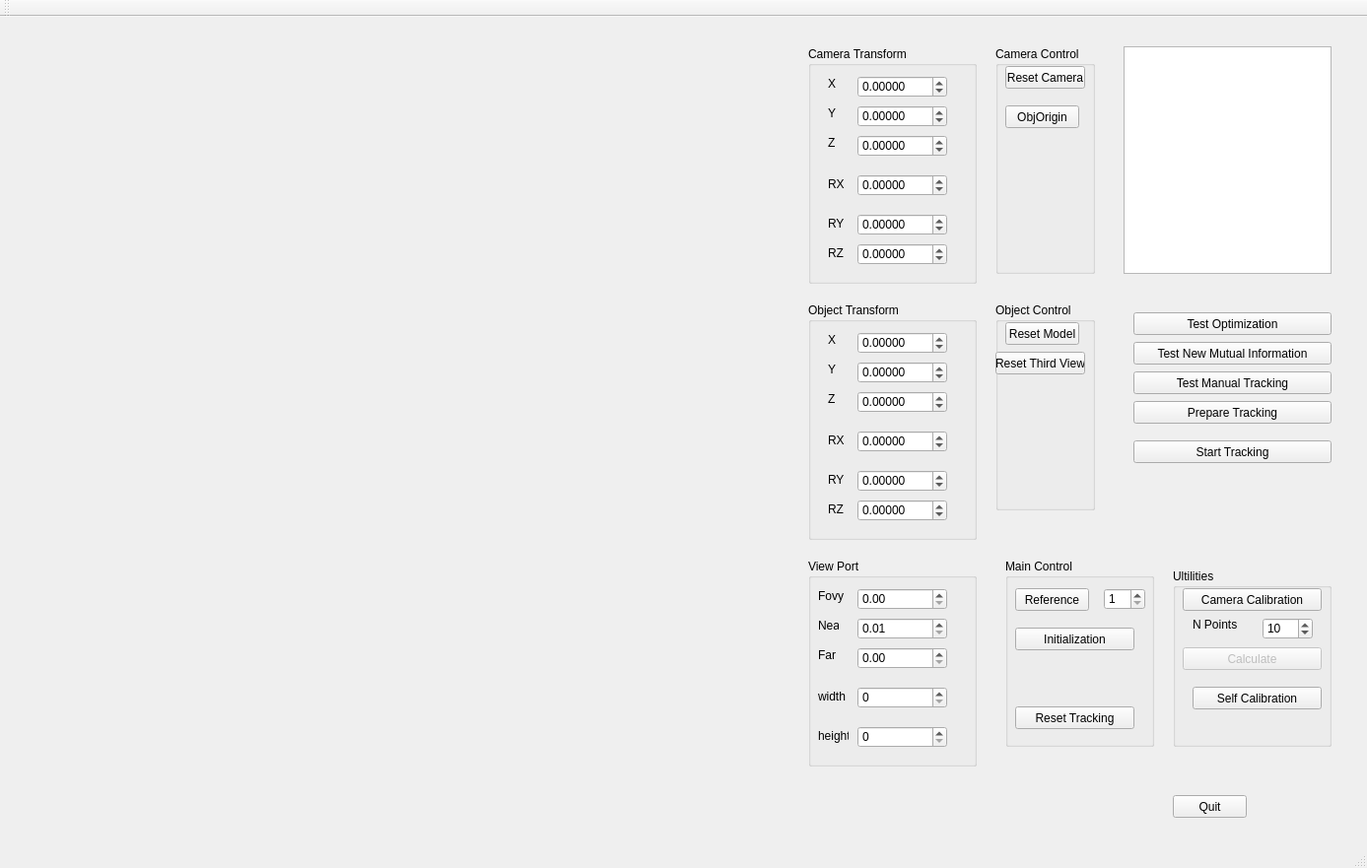
<?xml version="1.0" encoding="UTF-8"?>
<ui version="4.0">
 <class>ERCP2v2Class</class>
 <widget class="QMainWindow" name="ERCP2v2Class">
  <property name="geometry">
   <rect>
    <x>0</x>
    <y>0</y>
    <width>1387</width>
    <height>881</height>
   </rect>
  </property>
  <property name="windowTitle">
   <string>ERCP2v2</string>
  </property>
  <property name="windowIcon">
   <iconset>
    <normaloff>../../../.designer/backup/data/n2t.jpg</normaloff>../../../.designer/backup/data/n2t.jpg</iconset>
  </property>
  <widget class="QWidget" name="centralWidget">
   <widget class="OpenglPanel" name="widget" native="true">
    <property name="geometry">
     <rect>
      <x>30</x>
      <y>20</y>
      <width>626</width>
      <height>626</height>
     </rect>
    </property>
   </widget>
   <widget class="QGroupBox" name="groupBox">
    <property name="geometry">
     <rect>
      <x>820</x>
      <y>30</y>
      <width>171</width>
      <height>241</height>
     </rect>
    </property>
    <property name="title">
     <string>Camera Transform</string>
    </property>
    <widget class="QDoubleSpinBox" name="doubleSpinBoxCamPosX">
     <property name="geometry">
      <rect>
       <x>50</x>
       <y>30</y>
       <width>91</width>
       <height>22</height>
      </rect>
     </property>
     <property name="decimals">
      <number>5</number>
     </property>
     <property name="minimum">
      <double>-10000.000000000000000</double>
     </property>
     <property name="maximum">
      <double>10000.000000000000000</double>
     </property>
    </widget>
    <widget class="QLabel" name="label">
     <property name="geometry">
      <rect>
       <x>20</x>
       <y>30</y>
       <width>21</width>
       <height>16</height>
      </rect>
     </property>
     <property name="text">
      <string>X</string>
     </property>
    </widget>
    <widget class="QDoubleSpinBox" name="doubleSpinBoxCamPosY">
     <property name="geometry">
      <rect>
       <x>50</x>
       <y>60</y>
       <width>91</width>
       <height>22</height>
      </rect>
     </property>
     <property name="decimals">
      <number>5</number>
     </property>
     <property name="minimum">
      <double>-10000.000000000000000</double>
     </property>
     <property name="maximum">
      <double>10000.000000000000000</double>
     </property>
    </widget>
    <widget class="QLabel" name="label_2">
     <property name="geometry">
      <rect>
       <x>20</x>
       <y>60</y>
       <width>21</width>
       <height>16</height>
      </rect>
     </property>
     <property name="text">
      <string>Y</string>
     </property>
    </widget>
    <widget class="QDoubleSpinBox" name="doubleSpinBoxCamPosZ">
     <property name="geometry">
      <rect>
       <x>50</x>
       <y>90</y>
       <width>91</width>
       <height>22</height>
      </rect>
     </property>
     <property name="decimals">
      <number>5</number>
     </property>
     <property name="minimum">
      <double>-10000.000000000000000</double>
     </property>
     <property name="maximum">
      <double>10000.000000000000000</double>
     </property>
    </widget>
    <widget class="QLabel" name="label_3">
     <property name="geometry">
      <rect>
       <x>20</x>
       <y>90</y>
       <width>21</width>
       <height>16</height>
      </rect>
     </property>
     <property name="text">
      <string>Z</string>
     </property>
    </widget>
    <widget class="QDoubleSpinBox" name="doubleSpinBoxCamAngX">
     <property name="geometry">
      <rect>
       <x>50</x>
       <y>130</y>
       <width>91</width>
       <height>22</height>
      </rect>
     </property>
     <property name="decimals">
      <number>5</number>
     </property>
     <property name="minimum">
      <double>-10000.000000000000000</double>
     </property>
     <property name="maximum">
      <double>10000.000000000000000</double>
     </property>
    </widget>
    <widget class="QLabel" name="label_4">
     <property name="geometry">
      <rect>
       <x>20</x>
       <y>130</y>
       <width>21</width>
       <height>20</height>
      </rect>
     </property>
     <property name="text">
      <string>RX</string>
     </property>
    </widget>
    <widget class="QLabel" name="label_5">
     <property name="geometry">
      <rect>
       <x>20</x>
       <y>170</y>
       <width>21</width>
       <height>20</height>
      </rect>
     </property>
     <property name="text">
      <string>RY</string>
     </property>
    </widget>
    <widget class="QDoubleSpinBox" name="doubleSpinBoxCamAngY">
     <property name="geometry">
      <rect>
       <x>50</x>
       <y>170</y>
       <width>91</width>
       <height>22</height>
      </rect>
     </property>
     <property name="decimals">
      <number>5</number>
     </property>
     <property name="minimum">
      <double>-10000.000000000000000</double>
     </property>
     <property name="maximum">
      <double>10000.000000000000000</double>
     </property>
    </widget>
    <widget class="QLabel" name="label_6">
     <property name="geometry">
      <rect>
       <x>20</x>
       <y>200</y>
       <width>21</width>
       <height>20</height>
      </rect>
     </property>
     <property name="text">
      <string>RZ</string>
     </property>
    </widget>
    <widget class="QDoubleSpinBox" name="doubleSpinBoxCamAngZ">
     <property name="geometry">
      <rect>
       <x>50</x>
       <y>200</y>
       <width>91</width>
       <height>22</height>
      </rect>
     </property>
     <property name="decimals">
      <number>5</number>
     </property>
     <property name="minimum">
      <double>-10000.000000000000000</double>
     </property>
     <property name="maximum">
      <double>10000.000000000000000</double>
     </property>
    </widget>
   </widget>
   <widget class="QGroupBox" name="groupBox_2">
    <property name="geometry">
     <rect>
      <x>820</x>
      <y>290</y>
      <width>171</width>
      <height>241</height>
     </rect>
    </property>
    <property name="title">
     <string>Object Transform</string>
    </property>
    <widget class="QDoubleSpinBox" name="doubleSpinBoxObjPosX">
     <property name="geometry">
      <rect>
       <x>50</x>
       <y>30</y>
       <width>91</width>
       <height>22</height>
      </rect>
     </property>
     <property name="decimals">
      <number>5</number>
     </property>
     <property name="minimum">
      <double>-10000.000000000000000</double>
     </property>
     <property name="maximum">
      <double>10000.000000000000000</double>
     </property>
    </widget>
    <widget class="QLabel" name="label_7">
     <property name="geometry">
      <rect>
       <x>20</x>
       <y>30</y>
       <width>21</width>
       <height>16</height>
      </rect>
     </property>
     <property name="text">
      <string>X</string>
     </property>
    </widget>
    <widget class="QDoubleSpinBox" name="doubleSpinBoxObjPosY">
     <property name="geometry">
      <rect>
       <x>50</x>
       <y>60</y>
       <width>91</width>
       <height>22</height>
      </rect>
     </property>
     <property name="decimals">
      <number>5</number>
     </property>
     <property name="minimum">
      <double>-10000.000000000000000</double>
     </property>
     <property name="maximum">
      <double>10000.000000000000000</double>
     </property>
    </widget>
    <widget class="QLabel" name="label_8">
     <property name="geometry">
      <rect>
       <x>20</x>
       <y>60</y>
       <width>21</width>
       <height>16</height>
      </rect>
     </property>
     <property name="text">
      <string>Y</string>
     </property>
    </widget>
    <widget class="QDoubleSpinBox" name="doubleSpinBoxObjPosZ">
     <property name="geometry">
      <rect>
       <x>50</x>
       <y>90</y>
       <width>91</width>
       <height>22</height>
      </rect>
     </property>
     <property name="decimals">
      <number>5</number>
     </property>
     <property name="minimum">
      <double>-10000.000000000000000</double>
     </property>
     <property name="maximum">
      <double>10000.000000000000000</double>
     </property>
    </widget>
    <widget class="QLabel" name="label_9">
     <property name="geometry">
      <rect>
       <x>20</x>
       <y>90</y>
       <width>21</width>
       <height>16</height>
      </rect>
     </property>
     <property name="text">
      <string>Z</string>
     </property>
    </widget>
    <widget class="QDoubleSpinBox" name="doubleSpinBoxObjAngX">
     <property name="geometry">
      <rect>
       <x>50</x>
       <y>130</y>
       <width>91</width>
       <height>22</height>
      </rect>
     </property>
     <property name="decimals">
      <number>5</number>
     </property>
     <property name="minimum">
      <double>-10000.000000000000000</double>
     </property>
     <property name="maximum">
      <double>10000.000000000000000</double>
     </property>
    </widget>
    <widget class="QLabel" name="label_10">
     <property name="geometry">
      <rect>
       <x>20</x>
       <y>130</y>
       <width>21</width>
       <height>20</height>
      </rect>
     </property>
     <property name="text">
      <string>RX</string>
     </property>
    </widget>
    <widget class="QLabel" name="label_11">
     <property name="geometry">
      <rect>
       <x>20</x>
       <y>170</y>
       <width>21</width>
       <height>20</height>
      </rect>
     </property>
     <property name="text">
      <string>RY</string>
     </property>
    </widget>
    <widget class="QDoubleSpinBox" name="doubleSpinBoxObjAngY">
     <property name="geometry">
      <rect>
       <x>50</x>
       <y>170</y>
       <width>91</width>
       <height>22</height>
      </rect>
     </property>
     <property name="decimals">
      <number>5</number>
     </property>
     <property name="minimum">
      <double>-10000.000000000000000</double>
     </property>
     <property name="maximum">
      <double>10000.000000000000000</double>
     </property>
    </widget>
    <widget class="QLabel" name="label_12">
     <property name="geometry">
      <rect>
       <x>20</x>
       <y>200</y>
       <width>21</width>
       <height>20</height>
      </rect>
     </property>
     <property name="text">
      <string>RZ</string>
     </property>
    </widget>
    <widget class="QDoubleSpinBox" name="doubleSpinBoxObjAngZ">
     <property name="geometry">
      <rect>
       <x>50</x>
       <y>200</y>
       <width>91</width>
       <height>22</height>
      </rect>
     </property>
     <property name="correctionMode">
      <enum>QAbstractSpinBox::CorrectToPreviousValue</enum>
     </property>
     <property name="decimals">
      <number>5</number>
     </property>
     <property name="minimum">
      <double>-10000.000000000000000</double>
     </property>
     <property name="maximum">
      <double>10000.000000000000000</double>
     </property>
    </widget>
   </widget>
   <widget class="QGroupBox" name="groupBox_3">
    <property name="geometry">
     <rect>
      <x>820</x>
      <y>550</y>
      <width>171</width>
      <height>211</height>
     </rect>
    </property>
    <property name="title">
     <string>View Port</string>
    </property>
    <widget class="QDoubleSpinBox" name="doubleSpinBoxFovy">
     <property name="geometry">
      <rect>
       <x>50</x>
       <y>30</y>
       <width>91</width>
       <height>22</height>
      </rect>
     </property>
    </widget>
    <widget class="QLabel" name="label_13">
     <property name="geometry">
      <rect>
       <x>10</x>
       <y>30</y>
       <width>31</width>
       <height>16</height>
      </rect>
     </property>
     <property name="text">
      <string>Fovy</string>
     </property>
    </widget>
    <widget class="QDoubleSpinBox" name="doubleSpinBoxNear">
     <property name="geometry">
      <rect>
       <x>50</x>
       <y>60</y>
       <width>91</width>
       <height>22</height>
      </rect>
     </property>
     <property name="minimum">
      <double>0.010000000000000</double>
     </property>
    </widget>
    <widget class="QLabel" name="label_14">
     <property name="geometry">
      <rect>
       <x>10</x>
       <y>60</y>
       <width>21</width>
       <height>16</height>
      </rect>
     </property>
     <property name="text">
      <string>Near</string>
     </property>
    </widget>
    <widget class="QDoubleSpinBox" name="doubleSpinBoxFar">
     <property name="geometry">
      <rect>
       <x>50</x>
       <y>90</y>
       <width>91</width>
       <height>22</height>
      </rect>
     </property>
     <property name="maximum">
      <double>10000.000000000000000</double>
     </property>
    </widget>
    <widget class="QLabel" name="label_15">
     <property name="geometry">
      <rect>
       <x>10</x>
       <y>90</y>
       <width>21</width>
       <height>16</height>
      </rect>
     </property>
     <property name="text">
      <string>Far</string>
     </property>
    </widget>
    <widget class="QLabel" name="label_16">
     <property name="geometry">
      <rect>
       <x>10</x>
       <y>130</y>
       <width>31</width>
       <height>20</height>
      </rect>
     </property>
     <property name="text">
      <string>width</string>
     </property>
    </widget>
    <widget class="QLabel" name="label_17">
     <property name="geometry">
      <rect>
       <x>10</x>
       <y>170</y>
       <width>31</width>
       <height>20</height>
      </rect>
     </property>
     <property name="text">
      <string>height</string>
     </property>
    </widget>
    <widget class="QSpinBox" name="spinBoxWidth">
     <property name="geometry">
      <rect>
       <x>50</x>
       <y>130</y>
       <width>91</width>
       <height>22</height>
      </rect>
     </property>
     <property name="maximum">
      <number>3000</number>
     </property>
    </widget>
    <widget class="QSpinBox" name="spinBoxHeight">
     <property name="geometry">
      <rect>
       <x>50</x>
       <y>170</y>
       <width>91</width>
       <height>22</height>
      </rect>
     </property>
     <property name="maximum">
      <number>3000</number>
     </property>
    </widget>
   </widget>
   <widget class="QPushButton" name="pushButton">
    <property name="geometry">
     <rect>
      <x>1190</x>
      <y>790</y>
      <width>75</width>
      <height>23</height>
     </rect>
    </property>
    <property name="text">
     <string>Quit</string>
    </property>
   </widget>
   <widget class="QGroupBox" name="groupBox_4">
    <property name="geometry">
     <rect>
      <x>1010</x>
      <y>30</y>
      <width>101</width>
      <height>231</height>
     </rect>
    </property>
    <property name="title">
     <string>Camera Control</string>
    </property>
    <widget class="QPushButton" name="pushButtonResetCamera">
     <property name="geometry">
      <rect>
       <x>10</x>
       <y>20</y>
       <width>81</width>
       <height>23</height>
      </rect>
     </property>
     <property name="text">
      <string>Reset Camera</string>
     </property>
    </widget>
    <widget class="QPushButton" name="pushButtonObjOrigin">
     <property name="geometry">
      <rect>
       <x>10</x>
       <y>60</y>
       <width>75</width>
       <height>23</height>
      </rect>
     </property>
     <property name="text">
      <string>ObjOrigin</string>
     </property>
    </widget>
   </widget>
   <widget class="QGroupBox" name="groupBox_5">
    <property name="geometry">
     <rect>
      <x>1010</x>
      <y>290</y>
      <width>101</width>
      <height>211</height>
     </rect>
    </property>
    <property name="title">
     <string>Object Control</string>
    </property>
    <widget class="QPushButton" name="pushButtonResetModelMatrix">
     <property name="geometry">
      <rect>
       <x>10</x>
       <y>20</y>
       <width>75</width>
       <height>23</height>
      </rect>
     </property>
     <property name="text">
      <string>Reset Model</string>
     </property>
    </widget>
    <widget class="QPushButton" name="pushButton_2">
     <property name="geometry">
      <rect>
       <x>0</x>
       <y>50</y>
       <width>91</width>
       <height>23</height>
      </rect>
     </property>
     <property name="text">
      <string>Reset Third View</string>
     </property>
    </widget>
   </widget>
   <widget class="QGroupBox" name="groupBox_6">
    <property name="geometry">
     <rect>
      <x>1020</x>
      <y>550</y>
      <width>151</width>
      <height>191</height>
     </rect>
    </property>
    <property name="title">
     <string>Main Control</string>
    </property>
    <widget class="QPushButton" name="pushButtonInitialization">
     <property name="geometry">
      <rect>
       <x>10</x>
       <y>70</y>
       <width>121</width>
       <height>23</height>
      </rect>
     </property>
     <property name="text">
      <string>Initialization</string>
     </property>
    </widget>
    <widget class="QPushButton" name="pushButtonReference">
     <property name="geometry">
      <rect>
       <x>10</x>
       <y>30</y>
       <width>75</width>
       <height>23</height>
      </rect>
     </property>
     <property name="text">
      <string>Reference</string>
     </property>
    </widget>
    <widget class="QSpinBox" name="spinBox">
     <property name="geometry">
      <rect>
       <x>100</x>
       <y>30</y>
       <width>42</width>
       <height>22</height>
      </rect>
     </property>
     <property name="minimum">
      <number>1</number>
     </property>
     <property name="maximum">
      <number>3</number>
     </property>
    </widget>
    <widget class="QPushButton" name="pushButtonResetTracking">
     <property name="geometry">
      <rect>
       <x>10</x>
       <y>150</y>
       <width>121</width>
       <height>23</height>
      </rect>
     </property>
     <property name="text">
      <string>Reset Tracking</string>
     </property>
    </widget>
   </widget>
   <widget class="QGroupBox" name="groupBox_7">
    <property name="geometry">
     <rect>
      <x>1190</x>
      <y>560</y>
      <width>161</width>
      <height>181</height>
     </rect>
    </property>
    <property name="title">
     <string>Ultilities</string>
    </property>
    <widget class="QPushButton" name="pushButtonCalibration">
     <property name="geometry">
      <rect>
       <x>10</x>
       <y>20</y>
       <width>141</width>
       <height>23</height>
      </rect>
     </property>
     <property name="text">
      <string>Camera Calibration</string>
     </property>
    </widget>
    <widget class="QSpinBox" name="spinBoxNpointsCalibration">
     <property name="geometry">
      <rect>
       <x>91</x>
       <y>50</y>
       <width>51</width>
       <height>22</height>
      </rect>
     </property>
     <property name="minimum">
      <number>5</number>
     </property>
     <property name="singleStep">
      <number>10</number>
     </property>
     <property name="value">
      <number>10</number>
     </property>
    </widget>
    <widget class="QLabel" name="label_18">
     <property name="geometry">
      <rect>
       <x>20</x>
       <y>50</y>
       <width>46</width>
       <height>13</height>
      </rect>
     </property>
     <property name="text">
      <string>N Points</string>
     </property>
    </widget>
    <widget class="QPushButton" name="pushButtonCalculateCalibration">
     <property name="enabled">
      <bool>false</bool>
     </property>
     <property name="geometry">
      <rect>
       <x>10</x>
       <y>80</y>
       <width>141</width>
       <height>23</height>
      </rect>
     </property>
     <property name="text">
      <string>Calculate</string>
     </property>
    </widget>
    <widget class="QPushButton" name="pushButtonSelfCalibration">
     <property name="geometry">
      <rect>
       <x>20</x>
       <y>120</y>
       <width>131</width>
       <height>23</height>
      </rect>
     </property>
     <property name="text">
      <string>Self Calibration</string>
     </property>
    </widget>
   </widget>
   <widget class="QTextEdit" name="textEditCommand">
    <property name="geometry">
     <rect>
      <x>1140</x>
      <y>30</y>
      <width>211</width>
      <height>231</height>
     </rect>
    </property>
   </widget>
   <widget class="QPushButton" name="pushButtonTestOptimization">
    <property name="geometry">
     <rect>
      <x>1150</x>
      <y>300</y>
      <width>201</width>
      <height>23</height>
     </rect>
    </property>
    <property name="text">
     <string>Test Optimization</string>
    </property>
   </widget>
   <widget class="QPushButton" name="pushButtonTestMI">
    <property name="geometry">
     <rect>
      <x>1150</x>
      <y>330</y>
      <width>201</width>
      <height>23</height>
     </rect>
    </property>
    <property name="text">
     <string>Test New Mutual Information</string>
    </property>
   </widget>
   <widget class="QPushButton" name="pushButtonTestManualTracking">
    <property name="geometry">
     <rect>
      <x>1150</x>
      <y>360</y>
      <width>201</width>
      <height>23</height>
     </rect>
    </property>
    <property name="text">
     <string>Test Manual Tracking</string>
    </property>
   </widget>
   <widget class="QPushButton" name="pushButtonPrepareTracking">
    <property name="geometry">
     <rect>
      <x>1150</x>
      <y>390</y>
      <width>201</width>
      <height>23</height>
     </rect>
    </property>
    <property name="text">
     <string>Prepare Tracking</string>
    </property>
   </widget>
   <widget class="QPushButton" name="pushButtonStartTracking">
    <property name="geometry">
     <rect>
      <x>1150</x>
      <y>430</y>
      <width>201</width>
      <height>23</height>
     </rect>
    </property>
    <property name="text">
     <string>Start Tracking</string>
    </property>
   </widget>
  </widget>
  <widget class="QMenuBar" name="menuBar">
   <property name="geometry">
    <rect>
     <x>0</x>
     <y>0</y>
     <width>1387</width>
     <height>21</height>
    </rect>
   </property>
  </widget>
  <widget class="QToolBar" name="mainToolBar">
   <attribute name="toolBarArea">
    <enum>TopToolBarArea</enum>
   </attribute>
   <attribute name="toolBarBreak">
    <bool>false</bool>
   </attribute>
  </widget>
  <widget class="QStatusBar" name="statusBar"/>
 </widget>
 <layoutdefault spacing="6" margin="11"/>
 <customwidgets>
  <customwidget>
   <class>OpenglPanel</class>
   <extends>QWidget</extends>
   <header>openglpanel.h</header>
   <container>1</container>
   <slots>
    <signal>cameraChanged()</signal>
    <signal>finishSelectingPoints()</signal>
    <signal>finishCalculateNewMutualInformation()</signal>
    <slot>startManualCalibration()</slot>
    <slot>setNumberOfPoints(int)</slot>
    <slot>calculateCalibration()</slot>
    <slot>saveRenderedImage()</slot>
    <slot>testOptimization()</slot>
    <slot>testNewMutualInformation()</slot>
    <slot>testManualTracking()</slot>
    <slot>selfCalibration()</slot>
    <slot>startTracking()</slot>
    <slot>prepareTracking()</slot>
    <slot>initialization()</slot>
   </slots>
  </customwidget>
 </customwidgets>
 <resources>
  <include location="ercp2v2.qrc"/>
 </resources>
 <connections>
  <connection>
   <sender>pushButtonResetCamera</sender>
   <signal>clicked()</signal>
   <receiver>ERCP2v2Class</receiver>
   <slot>resetCamera()</slot>
   <hints>
    <hint type="sourcelabel">
     <x>1061</x>
     <y>97</y>
    </hint>
    <hint type="destinationlabel">
     <x>1161</x>
     <y>95</y>
    </hint>
   </hints>
  </connection>
  <connection>
   <sender>pushButtonResetModelMatrix</sender>
   <signal>clicked()</signal>
   <receiver>ERCP2v2Class</receiver>
   <slot>resetModel()</slot>
   <hints>
    <hint type="sourcelabel">
     <x>1067</x>
     <y>352</y>
    </hint>
    <hint type="destinationlabel">
     <x>1199</x>
     <y>351</y>
    </hint>
   </hints>
  </connection>
  <connection>
   <sender>pushButton</sender>
   <signal>clicked()</signal>
   <receiver>ERCP2v2Class</receiver>
   <slot>close()</slot>
   <hints>
    <hint type="sourcelabel">
     <x>1244</x>
     <y>832</y>
    </hint>
    <hint type="destinationlabel">
     <x>1291</x>
     <y>840</y>
    </hint>
   </hints>
  </connection>
  <connection>
   <sender>pushButtonCalibration</sender>
   <signal>clicked()</signal>
   <receiver>widget</receiver>
   <slot>startManualCalibration()</slot>
   <hints>
    <hint type="sourcelabel">
     <x>1258</x>
     <y>620</y>
    </hint>
    <hint type="destinationlabel">
     <x>655</x>
     <y>600</y>
    </hint>
   </hints>
  </connection>
  <connection>
   <sender>spinBoxNpointsCalibration</sender>
   <signal>valueChanged(int)</signal>
   <receiver>widget</receiver>
   <slot>setNumberOfPoints(int)</slot>
   <hints>
    <hint type="sourcelabel">
     <x>1311</x>
     <y>656</y>
    </hint>
    <hint type="destinationlabel">
     <x>655</x>
     <y>678</y>
    </hint>
   </hints>
  </connection>
  <connection>
   <sender>widget</sender>
   <signal>finishSelectingPoints()</signal>
   <receiver>ERCP2v2Class</receiver>
   <slot>enableCaculateCalibration()</slot>
   <hints>
    <hint type="sourcelabel">
     <x>655</x>
     <y>511</y>
    </hint>
    <hint type="destinationlabel">
     <x>1216</x>
     <y>478</y>
    </hint>
   </hints>
  </connection>
  <connection>
   <sender>pushButtonCalculateCalibration</sender>
   <signal>clicked()</signal>
   <receiver>ERCP2v2Class</receiver>
   <slot>pushButtonCalculateCalibrationClicked()</slot>
   <hints>
    <hint type="sourcelabel">
     <x>1328</x>
     <y>684</y>
    </hint>
    <hint type="destinationlabel">
     <x>1329</x>
     <y>533</y>
    </hint>
   </hints>
  </connection>
  <connection>
   <sender>pushButtonCalculateCalibration</sender>
   <signal>clicked()</signal>
   <receiver>widget</receiver>
   <slot>calculateCalibration()</slot>
   <hints>
    <hint type="sourcelabel">
     <x>1219</x>
     <y>685</y>
    </hint>
    <hint type="destinationlabel">
     <x>655</x>
     <y>678</y>
    </hint>
   </hints>
  </connection>
  <connection>
   <sender>ERCP2v2Class</sender>
   <signal>saveOpenGLImage()</signal>
   <receiver>widget</receiver>
   <slot>repaint()</slot>
   <hints>
    <hint type="sourcelabel">
     <x>1269</x>
     <y>403</y>
    </hint>
    <hint type="destinationlabel">
     <x>655</x>
     <y>420</y>
    </hint>
   </hints>
  </connection>
  <connection>
   <sender>pushButtonTestOptimization</sender>
   <signal>clicked()</signal>
   <receiver>widget</receiver>
   <slot>testOptimization()</slot>
   <hints>
    <hint type="sourcelabel">
     <x>1280</x>
     <y>334</y>
    </hint>
    <hint type="destinationlabel">
     <x>655</x>
     <y>351</y>
    </hint>
   </hints>
  </connection>
  <connection>
   <sender>pushButtonTestMI</sender>
   <signal>released()</signal>
   <receiver>widget</receiver>
   <slot>testNewMutualInformation()</slot>
   <hints>
    <hint type="sourcelabel">
     <x>1253</x>
     <y>380</y>
    </hint>
    <hint type="destinationlabel">
     <x>640</x>
     <y>384</y>
    </hint>
   </hints>
  </connection>
  <connection>
   <sender>pushButtonTestManualTracking</sender>
   <signal>clicked()</signal>
   <receiver>widget</receiver>
   <slot>testManualTracking()</slot>
   <hints>
    <hint type="sourcelabel">
     <x>1207</x>
     <y>401</y>
    </hint>
    <hint type="destinationlabel">
     <x>654</x>
     <y>404</y>
    </hint>
   </hints>
  </connection>
  <connection>
   <sender>pushButtonObjOrigin</sender>
   <signal>clicked()</signal>
   <receiver>ERCP2v2Class</receiver>
   <slot>objOrigin()</slot>
   <hints>
    <hint type="sourcelabel">
     <x>1063</x>
     <y>131</y>
    </hint>
    <hint type="destinationlabel">
     <x>1131</x>
     <y>176</y>
    </hint>
   </hints>
  </connection>
  <connection>
   <sender>pushButtonResetModelMatrix</sender>
   <signal>clicked()</signal>
   <receiver>ERCP2v2Class</receiver>
   <slot>pushButtonCalculateCalibrationClicked()</slot>
   <hints>
    <hint type="sourcelabel">
     <x>1035</x>
     <y>354</y>
    </hint>
    <hint type="destinationlabel">
     <x>1043</x>
     <y>302</y>
    </hint>
   </hints>
  </connection>
  <connection>
   <sender>pushButtonSelfCalibration</sender>
   <signal>clicked()</signal>
   <receiver>widget</receiver>
   <slot>selfCalibration()</slot>
   <hints>
    <hint type="sourcelabel">
     <x>1290</x>
     <y>726</y>
    </hint>
    <hint type="destinationlabel">
     <x>279</x>
     <y>669</y>
    </hint>
   </hints>
  </connection>
  <connection>
   <sender>pushButtonPrepareTracking</sender>
   <signal>clicked()</signal>
   <receiver>widget</receiver>
   <slot>prepareTracking()</slot>
   <hints>
    <hint type="sourcelabel">
     <x>1164</x>
     <y>439</y>
    </hint>
    <hint type="destinationlabel">
     <x>337</x>
     <y>654</y>
    </hint>
   </hints>
  </connection>
  <connection>
   <sender>pushButtonStartTracking</sender>
   <signal>clicked()</signal>
   <receiver>widget</receiver>
   <slot>startTracking()</slot>
   <hints>
    <hint type="sourcelabel">
     <x>1193</x>
     <y>470</y>
    </hint>
    <hint type="destinationlabel">
     <x>604</x>
     <y>507</y>
    </hint>
   </hints>
  </connection>
  <connection>
   <sender>pushButtonInitialization</sender>
   <signal>clicked()</signal>
   <receiver>widget</receiver>
   <slot>initialization()</slot>
   <hints>
    <hint type="sourcelabel">
     <x>1071</x>
     <y>664</y>
    </hint>
    <hint type="destinationlabel">
     <x>625</x>
     <y>111</y>
    </hint>
   </hints>
  </connection>
 </connections>
 <slots>
  <signal>saveOpenGLImage()</signal>
  <slot>updateCameraUI()</slot>
  <slot>updateCameraPose()</slot>
  <slot>resetCamera()</slot>
  <slot>resetModel()</slot>
  <slot>objOrigin()</slot>
  <slot>enableCaculateCalibration()</slot>
  <slot>pushButtonCalculateCalibrationClicked()</slot>
  <slot>saveRenderedImage()</slot>
  <slot>resetThirdView()</slot>
 </slots>
</ui>
